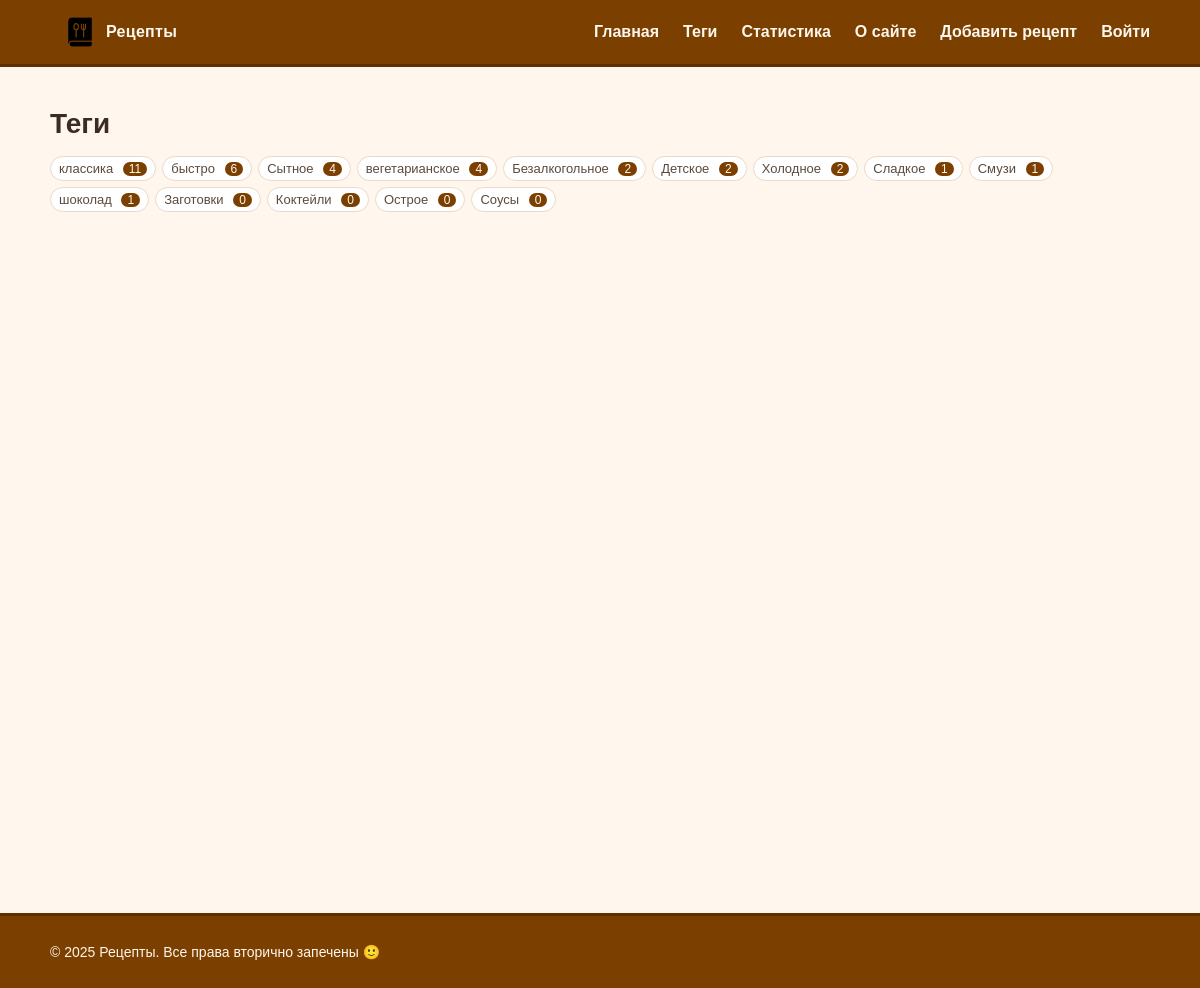
The app's page /tags/ with its own data.
### recipes/models.py (models this page shows, shortened)
class Tag(models.Model):
    name = models.CharField("Название", max_length=120, unique=True, db_index=True)
    slug = models.SlugField("Слаг", max_length=120, unique=True, db_index=True)
    class Meta:
        verbose_name = "Тег"
        verbose_name_plural = "Теги"
        ordering = ["name"]
    def get_absolute_url(self):
        return reverse("recipes_by_tag", kwargs={"slug": self.slug})

### recipes/views.py (the view)
# urls.py: path('tags/', views.tag_list, name='tag_list'),
def tag_list(request):
    tags = Tag.objects.annotate(recipe_count=Count('recipes')).order_by('-recipe_count', 'name')
    return render(request, 'recipes/tag_list.html', {'tags': tags, 'title': 'Теги', 'year': 2025})

### recipes/templates/recipes/tag_list.html (shortened to what this page needs)
{% extends 'base.html' %}
{% block content %}
  <h1 class="page-title">Теги</h1>
  <ul class="tags tags-cloud">
    {% for t in tags %}
      <li>
        <a class="tag" href="{{ t.get_absolute_url }}">
          {{ t.name }} <span class="tag-badge">{{ t.recipe_count }}</span>
        </a>
      </li>
    {% endfor %}
  </ul>
{% endblock %}

### recipes/static/recipes/css/styles.css (style rules this page uses)
:root { --choco:#7B3F00; --choco-dark:#5e2f00; --cream:#FFF7ED; --ink:#3b2b22; --paper:#ffffff; --border:#ead9c6; --header-h:64px; --footer-h:72px; --header-extra-gap:20px; --footer-extra-gap:32px; }
html, body { min-height:100%; margin:0; color:var(--ink); background:var(--cream); font-family:Arial, system-ui, -apple-system, "Segoe UI", Roboto, "Helvetica Neue", sans-serif; }
body { padding-top:calc(var(--header-h) + var(--header-extra-gap)); padding-bottom:calc(var(--footer-h) + var(--footer-extra-gap)); }
.page-title { margin:8px 0 16px; font-size:28px; }
.tags { list-style:none; padding:0; margin:8px 0 0; display:flex; flex-wrap:wrap; gap:6px; }
.tag { display:inline-block; padding:4px 8px; border-radius:999px; background:#f5e9dd; border:1px solid var(--border); text-decoration:none; color:#5a4a3e; font-size:13px; }
.tag-badge { background:var(--choco); color:var(--cream); border-radius:8px; padding:0 6px; margin-left:6px; font-size:12px; }
.tags-cloud .tag { background:#fff; }

### records on screen
Tag: name "классика", recipe_count "11"
Tag: name "быстро", recipe_count "6"
Tag: name "Сытное", recipe_count "4"
Tag: name "вегетарианское", recipe_count "4"
Tag: name "Безалкогольное", recipe_count "2"
Tag: name "Детское", recipe_count "2"
Tag: name "Холодное", recipe_count "2"
Tag: name "Сладкое", recipe_count "1"
Tag: name "Смузи", recipe_count "1"
Tag: name "шоколад", recipe_count "1"
Tag: name "Заготовки", recipe_count "0"
Tag: name "Коктейли", recipe_count "0"
Tag: name "Острое", recipe_count "0"
Tag: name "Соусы", recipe_count "0"

### other values on screen
{{ year|default:2025 }} "2025"
